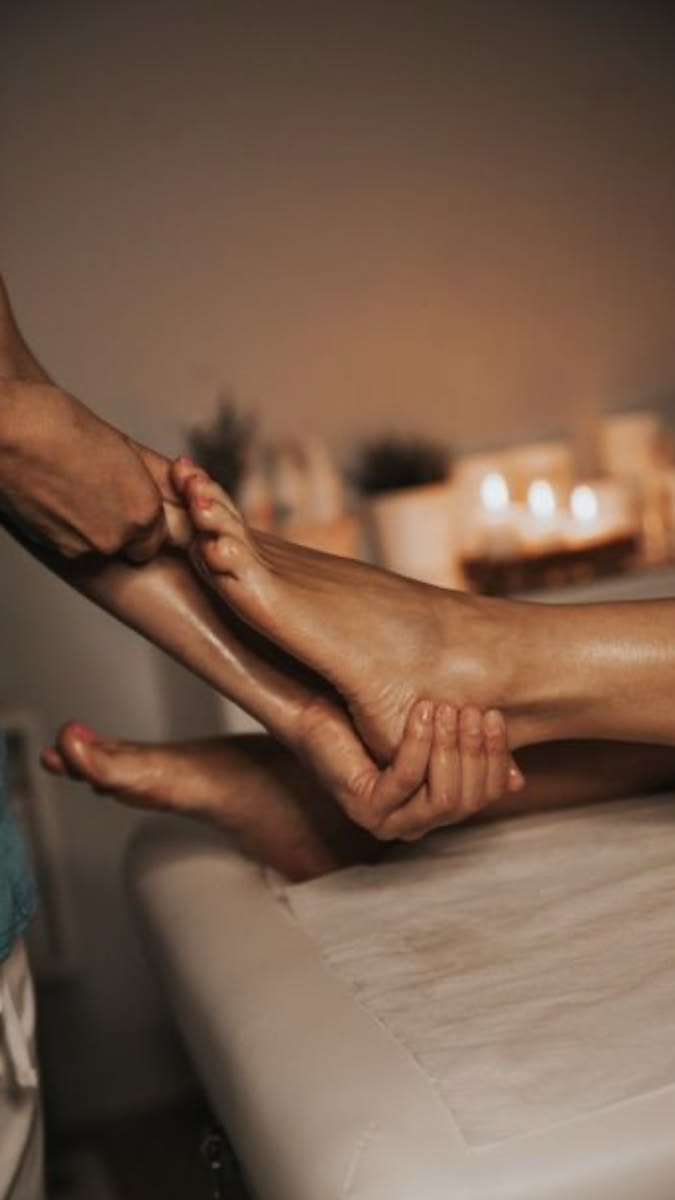
#> input picture brand/photos/amt/foot-hold.jpg, 675 x 1200 px
$ python -i oct8_v3_peony_photo.py   (imports and definitions only)
#> lines starting #> are read from the running program, lines starting #| are printed output that depends on the picture
"""Available Appointments — Thursday, October 8, 2026 — v3 "Peony Noir" (owner's photo).

The owner's dark-background peony photo is brought to life: slow push-in, a gentle
breeze warp so petals breathe, a warm light drifting across the bouquet and a few
floating motes. Type: Bodoni Moda + Allura script + Montserrat, cream/blush/gold.

  python3 production/oct8_v3_peony_photo.py stills
  python3 production/oct8_v3_peony_photo.py video
"""
import math
import os
import subprocess
import sys
import wave
from multiprocessing import Pool

import numpy as np
from PIL import Image, ImageDraw, ImageFilter, ImageFont

ROOT = os.path.dirname(os.path.dirname(os.path.abspath(__file__)))
FONTS = os.path.join(ROOT, "brand", "fonts")
LOGO = os.path.join(ROOT, "brand", "locations", "the-pure-escape-logo.png")
PHOTO = os.path.join(ROOT, "brand", "photos", "peonies-dark-bouquet.jpg")
OUT_DIR = os.path.join(ROOT, "content", "videos")
NAME = "2026-10-08-available-appointments-v3"
W, H, FPS = 1080, 1920, 30
DURATION = 22.0

CREAM = (250, 240, 228)
BLUSH = (240, 176, 188)
GOLD = (214, 178, 120)
NIGHT = (14, 10, 12)

# ---------------------------------------------------------------- facts (never edit without the owner)
DAY, MONTH, DAYNUM = "THURSDAY", "October", "8"
TIMES = [("5:30", "p.m."), ("6:45", "p.m.")]
SERVICES = [("Foot", " Reflexology", None), ("Hand", " Reflexology", None),
            ("Facial", " Reflexology", "BERGMAN METHOD"), ("Spanish", " Massage", None),
            ("Ultimate Escape", " Package", None)]
THERAPIST = "Zarina, RCRT"
ADDRESS = "698 Corydon Ave"


# ---------------------------------------------------------------- type helpers
# [4 lines left out: function bodoni, not called in this run]


def allura(size):
    return ImageFont.truetype(os.path.join(FONTS, "Allura-Regular.ttf"), size)


# [4 lines left out: function mont, not called in this run]


class Text:
    # [22 lines left out: function __init__, not called in this run]


def ease_out(p):
    p = min(max(p, 0.0), 1.0)
    return 1 - (1 - p) ** 3


def ease_in_out(p):
    p = min(max(p, 0.0), 1.0)
    return 4 * p ** 3 if p < 0.5 else 1 - (-2 * p + 2) ** 3 / 2


def prog(t, s, d):
    return min(max((t - s) / d, 0.0), 1.0)


# [6 lines left out: function with_alpha, not called in this run]


def put(f, img, x, y, a=1.0):
    if a > 0.003:
        f.alpha_composite(with_alpha(img, a), (int(round(x)), int(round(y))))


def put_c(f, tx, base, a=1.0, dy=0.0, cx=W / 2):
    put(f, tx.img, cx - tx.adv / 2 - tx.pad, base - tx.asc + dy, a)


def put_x(f, tx, x, base, a=1.0, dy=0.0):
    put(f, tx.img, x - tx.pad, base - tx.asc + dy, a)


# [21 lines left out: functions rise_c, blur_in_c, wipe_c, not called in this run]


def rect(f, x, y, w, h, color, a=1.0):
    if w > 0.5 and h > 0.5 and a > 0:
        f.alpha_composite(Image.new("RGBA", (int(w), int(h)), color + (int(255 * a),)), (int(x), int(y)))


# [33 lines left out: functions vgrad, dark_glass, diamond, not called in this run]


# ---------------------------------------------------------------- living photo
OVER = 1.14


# [107 lines left out: functions build_photo, bilinear, render_photo, build, not called in this run]


def frame_at(t, A):
    f = render_photo(t, A["P"])
    cx = W / 2

    # ---- Beat 1: hook question (0 – 4.4)
    if t < 4.5:
        q = ease_in_out(prog(t, 4.0, 0.45))
        a = 1 - q
        vgrad(f, 0, 940, 0.9, 0.55, ease_out(prog(t, 0, 0.6)) * a)
        vgrad(f, 940, 1200, 0.55, 0.0, ease_out(prog(t, 0, 0.6)) * a)
        wipe_c(f, A["still"], 440, prog(t, 0.2, 0.8), a)
        th = A["thinking"]
        blur_in_c(f, th, 610, prog(t, 0.6, 0.7), a)
        rise_c(f, A["about"], 740, prog(t, 1.2, 0.6), a)
        L = 240 * ease_in_out(prog(t, 1.7, 0.6))
        rect(f, cx - L / 2, 790, L, 2, GOLD, a)
        p = ease_out(prog(t, 2.0, 0.6))
        tot = A["only_a"].adv + A["only_2"].adv + A["only_b"].adv
        x = cx - tot / 2
        for k in ("only_a", "only_2", "only_b"):
            put_x(f, A[k], x, 870, p * a, 18 * (1 - p))
            x += A[k].adv

    # ---- Beat 2: date + times on dark glass (4.4 – 9.9)
    if 4.4 <= t < 10.0:
        q = ease_in_out(prog(t, 9.5, 0.45))
        a = 1 - q
        p = ease_out(prog(t, 4.4, 0.6))
        dark_glass(f, (100, 520 + 40 * (1 - p), 980, 1400 + 40 * (1 - p)), p * a)
        rise_c(f, A["day"], 650, prog(t, 4.7, 0.5), a)
        rise_c(f, A["date"], 800, prog(t, 4.9, 0.6), a)
        L = 200 * ease_in_out(prog(t, 5.3, 0.5))
        rect(f, cx - L / 2, 850, L, 2, GOLD, a)
        for i, (chars, adv, suf) in enumerate(A["times"]):
            st = 5.5 + 0.7 * i
            base = 1080 + 230 * i
            tot = adv + 20 + suf.adv
            x = cx - tot / 2
            for k, (ox, ch) in enumerate(chars):
                pp = ease_out(prog(t, st + 0.07 * k, 0.55))
                put_x(f, ch, x + ox, base, pp * a, 34 * (1 - pp))
            ps = prog(t, st + 0.35, 0.7)
            if ps > 0:
                vis = int(suf.w * ease_in_out(ps))
                put(f, suf.img.crop((0, 0, max(1, vis), suf.h)), x + adv + 20 - suf.pad, base - suf.asc, a)

    # ---- Beat 3: all services (9.9 – 15.7)
    if 9.9 <= t < 15.8:
        q = ease_in_out(prog(t, 15.3, 0.45))
        a = 1 - q
        p = ease_out(prog(t, 9.9, 0.6))
        dark_glass(f, (90, 440 + 40 * (1 - p), 990, 1420 + 40 * (1 - p)), p * a)
        rise_c(f, A["all"], 590, prog(t, 10.1, 0.6), a)
        wipe_c(f, A["avail"], 700, prog(t, 10.4, 0.8), a)
        base = 840
        for i, (b, r, sub) in enumerate(A["svc"]):
            pp = ease_out(prog(t, 10.9 + 0.3 * i, 0.55))
            tot = 22 + 22 + b.adv + r.adv
            x = cx - tot / 2
            put(f, A["dia"], x, base - 34 + 18 * (1 - pp), pp * a)
            put_x(f, b, x + 44, base, pp * a, 18 * (1 - pp))
            put_x(f, r, x + 44 + b.adv, base, pp * a, 18 * (1 - pp))
            if sub:
                put_c(f, sub, base + 50, pp * a, 18 * (1 - pp))
                base += 50
            base += 104

    # ---- Beat 4: booking (15.7 – end)
    if t >= 15.7:
        p = ease_out(prog(t, 15.7, 0.7))
        vgrad(f, 0, 780, 0.9, 0.55, p)
        vgrad(f, 780, 960, 0.55, 0.0, p)
        vgrad(f, 860, 1920, 0.0, 0.9, p)
        blur_in_c(f, A["reserve"], 470, prog(t, 15.8, 0.7))
        wipe_c(f, A["evening"], 610, prog(t, 16.3, 0.9))
        rise_c(f, A["before"], 720, prog(t, 17.0, 0.6))
        p = ease_out(prog(t, 17.5, 0.7))
        lg = A["logo"]
        pw, ph = lg.width + 120, lg.height + 70
        plaque = Image.new("RGBA", (pw * 2, ph * 2), (0, 0, 0, 0))
        ImageDraw.Draw(plaque).rounded_rectangle((0, 0, pw * 2 - 1, ph * 2 - 1), 60, fill=CREAM + (236,))
        py = 930 + 30 * (1 - p)
        put(f, plaque.resize((pw, ph), Image.LANCZOS), (W - pw) / 2, py, p)
        put(f, lg, (W - lg.width) / 2, py + 35, p)
        pp = ease_out(prog(t, 18.0, 0.5))
        put_c(f, A["who"], py + ph + 72, pp, 14 * (1 - pp))
        pp = ease_out(prog(t, 18.3, 0.5))
        put_c(f, A["when"], py + ph + 130, pp, 14 * (1 - pp))
        p = prog(t, 18.8, 0.5)
        if p > 0:
            pulse = 1 + 0.03 * max(0.0, math.sin((t - 19.3) * 3.0)) * (t > 19.3)
            bw, bh = 500, 112
            sc = (0.88 + 0.12 * ease_out(p)) * pulse
            pill = Image.new("RGBA", (bw * 4, bh * 4), (0, 0, 0, 0))
            ImageDraw.Draw(pill).rounded_rectangle((0, 0, bw * 4 - 1, bh * 4 - 1), bh * 2, fill=GOLD + (255,))
            pill = pill.resize((int(bw * sc), int(bh * sc)), Image.LANCZOS)
            by = py + ph + 180
            put(f, pill, (W - pill.width) / 2, by + (bh - pill.height) / 2, min(1, p * 2))
            put_c(f, A["cta"], by + bh / 2 + 16, min(1, p * 2))
    return np.asarray(f.convert("RGB"))


_A = None


def _init():
    global _A
    _A = build()


def _render(i):
    return frame_at(i / FPS, _A).tobytes()


# [62 lines left out: functions synth_audio, main, not called in this run]


# [2 lines not run here, left out]

>>> import cv2
>>> picture = cv2.imread('../brand/photos/amt/foot-hold.jpg', cv2.IMREAD_GRAYSCALE)
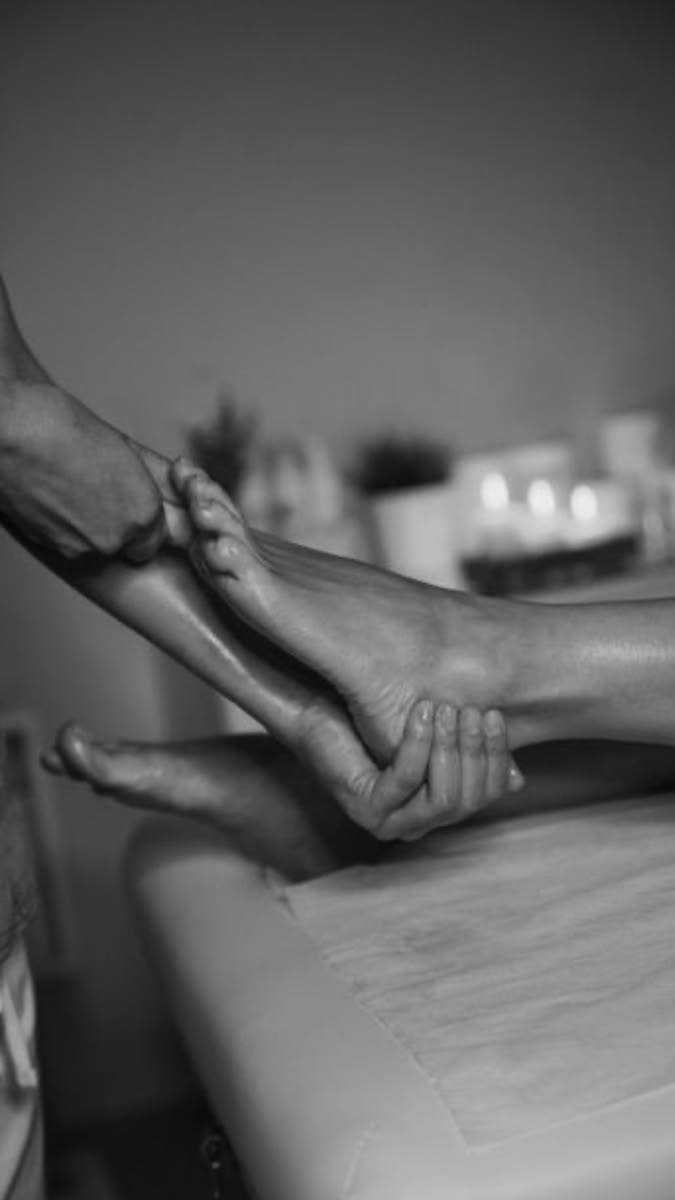
#> picture: shape (1200, 675); min 6, max 237, mean 97.7
#> (the run stopped early here; a loop or call above may not have finished)

$ run again, on brand/photos/amt-oct16/facial-jaw.jpg
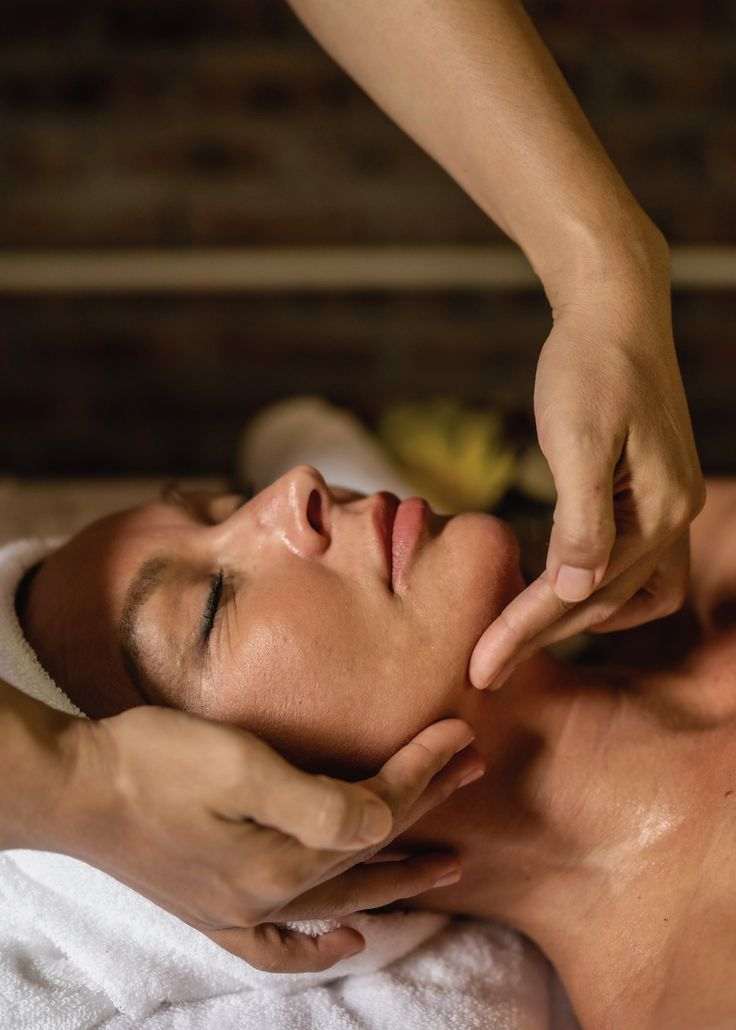
#> input picture brand/photos/amt-oct16/facial-jaw.jpg, 736 x 1030 px
#> `picture = cv2.imread('../brand/photos/amt/foot-hold.jpg', cv2.IMREAD_G..`:
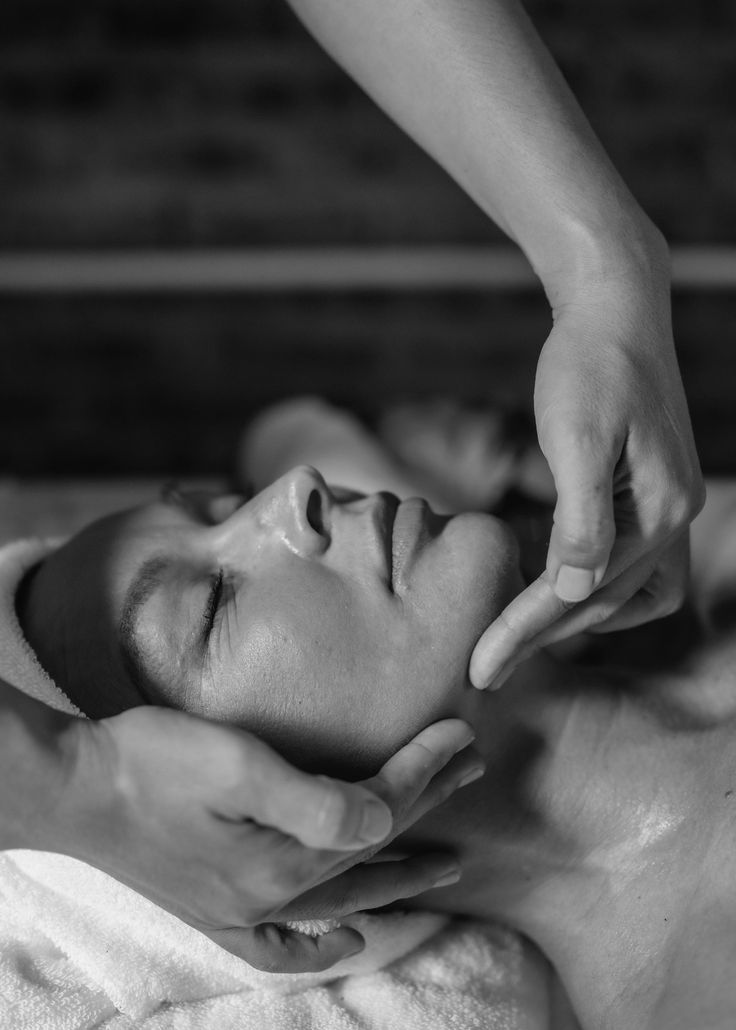
#> picture: shape (1030, 736); min 1, max 246, mean 86.7

$ run again, on brand/photos/amt-oct16/facial-temple.jpg
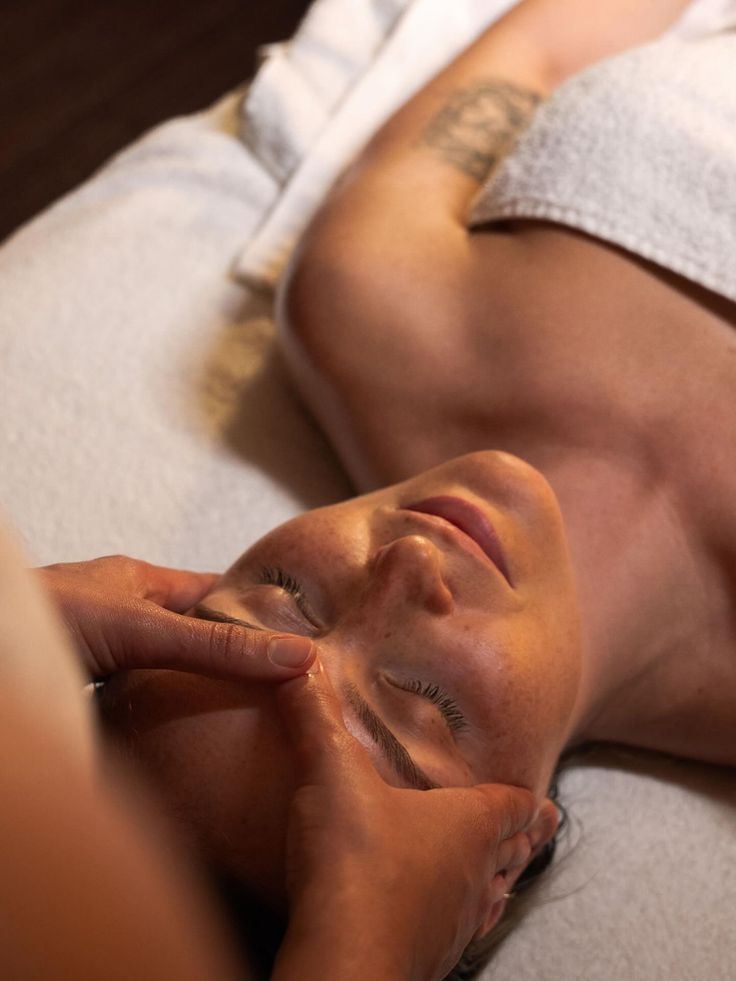
#> input picture brand/photos/amt-oct16/facial-temple.jpg, 736 x 981 px
#> `picture = cv2.imread('../brand/photos/amt/foot-hold.jpg', cv2.IMREAD_G..`:
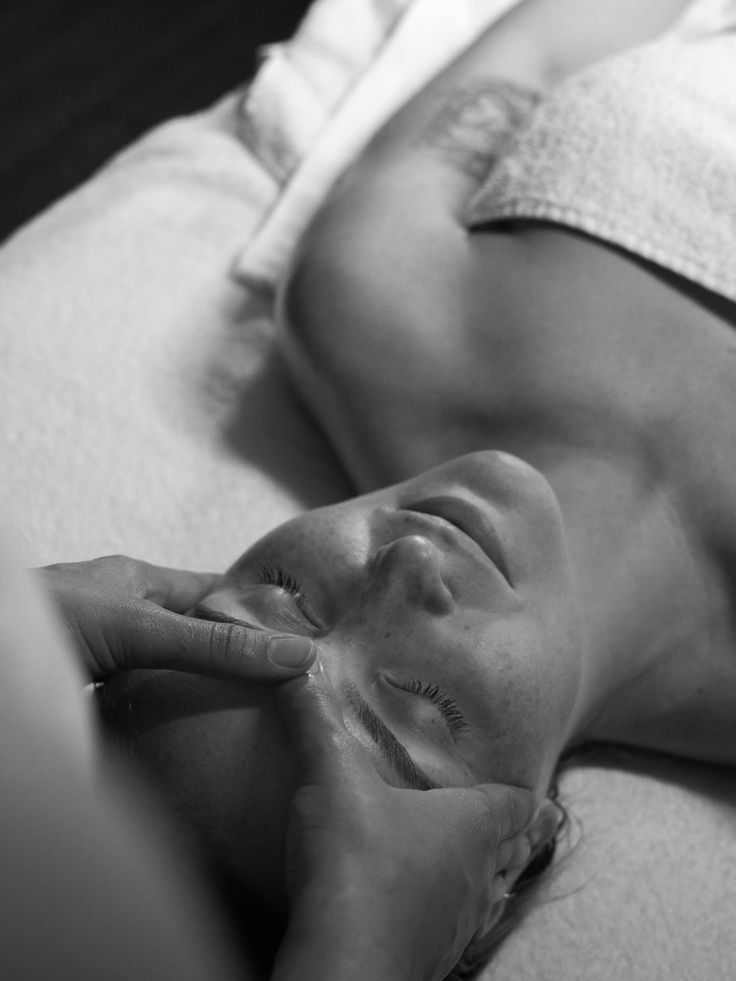
#> picture: shape (981, 736); min 0, max 252, mean 120.9
